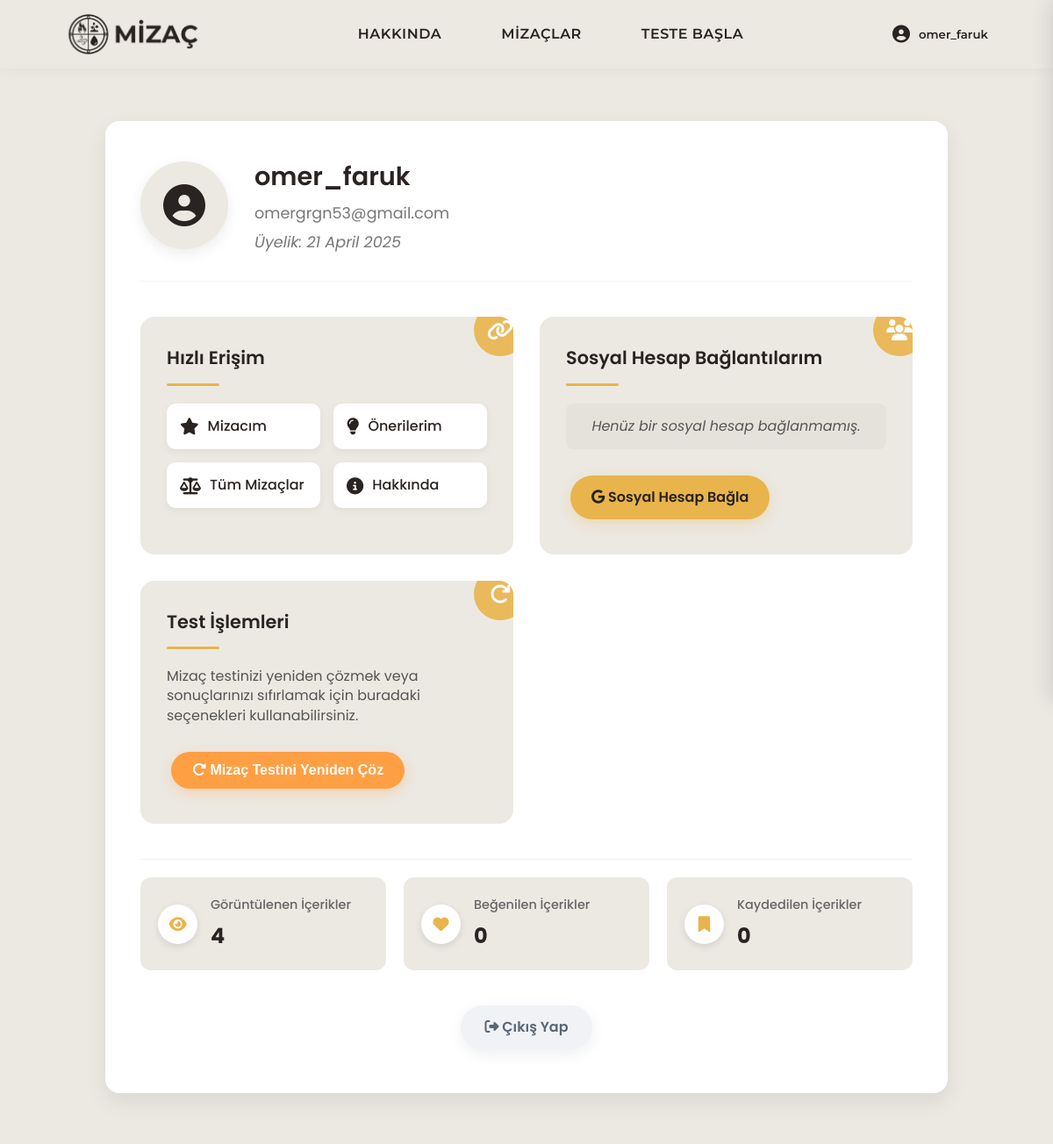
/profiles/profiles/ (signed in, upper part), run on an earlier commit of the app's database.
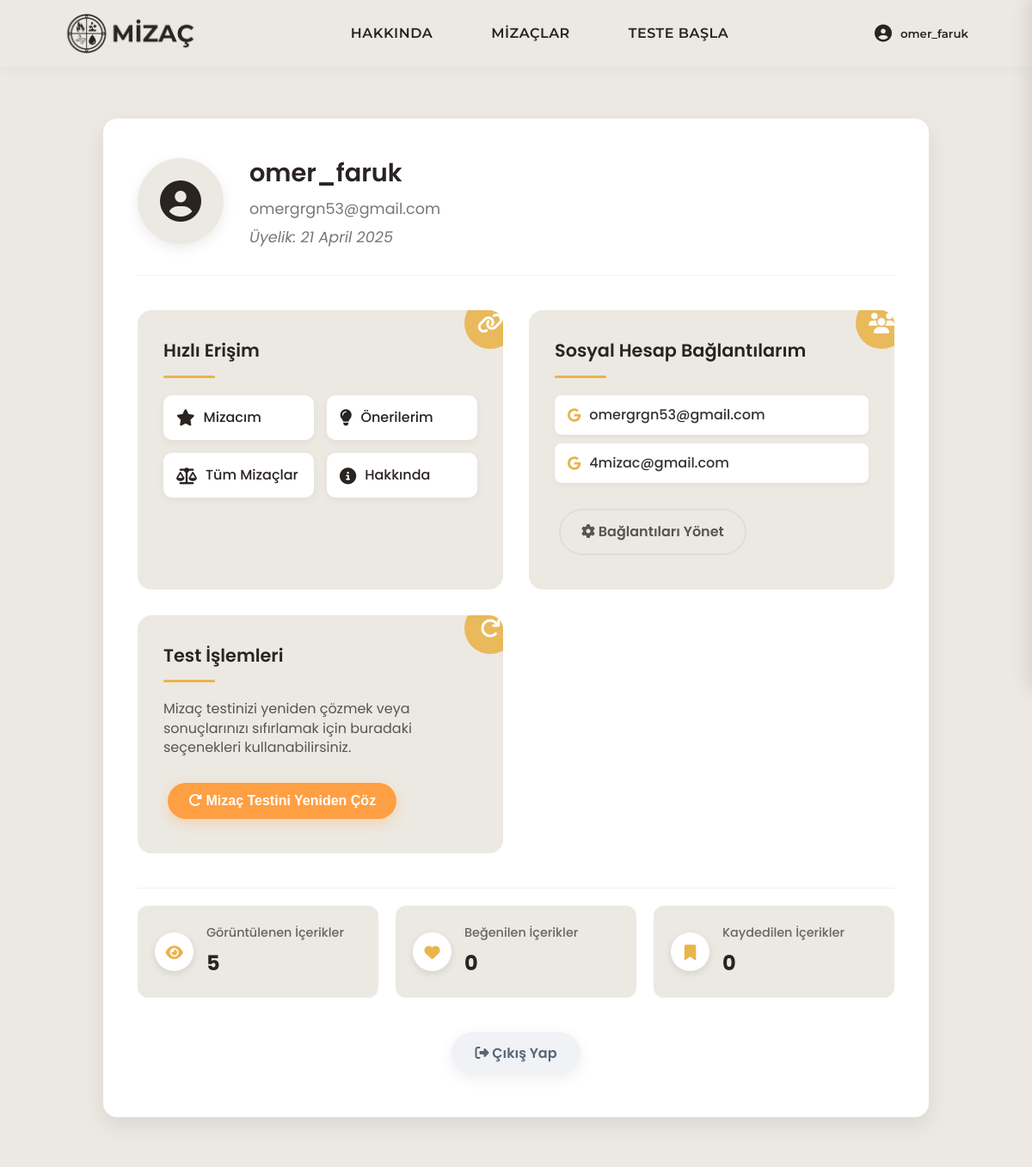
And on a later commit of the database.
### accounts/models.py (models this page shows, shortened)
class SocialAccount(models.Model):
    PROVIDER_CHOICES = [
        ('google', 'Google'),
    ]
    user = models.ForeignKey(User, on_delete=models.CASCADE, related_name='social_accounts')
    provider = models.CharField(max_length=30, choices=PROVIDER_CHOICES)
    uid = models.CharField(max_length=255, help_text="Provider'dan gelen unique ID")
    email = models.EmailField()
    extra_data = models.JSONField(default=dict, blank=True)
    created_at = models.DateTimeField(auto_now_add=True)
    updated_at = models.DateTimeField(auto_now=True)
    class Meta:
        unique_together = ('provider', 'uid')
        verbose_name = 'Sosyal Hesap'
        verbose_name_plural = 'Sosyal Hesaplar'

### profiles/views.py (the view)
# urls.py: path('profiles/', include('profiles.urls')),
@login_required
def profiles(request):
    viewed_count = UserContentInteraction.objects.filter(user=request.user, viewed=True).count()
    liked_count = UserContentInteraction.objects.filter(user=request.user, liked=True).count()
    saved_count = UserContentInteraction.objects.filter(user=request.user, saved=True).count()
    return render(request, 'profiles/profiles.html', {
        'viewed_count': viewed_count,
        'liked_count': liked_count,
        'saved_count': saved_count
    })

### templates/profiles/profiles.html (shortened to what the changed rows need)
{% extends 'base.html' %}
{% load static %}
{% block extra_css %}
<link rel="stylesheet" href="{% static 'css/profiles.css' %}">
{% endblock %}
{% block content %}
<div class="container">
  <div class="profile-settings-container">
    <div class="profile-card">
      <div class="profile-info">
        <div class="profile-name">
          <h2>{{ user.username }}</h2>
        </div>
      </div>
      <div class="profile-sections">
        <div class="section-card social-connections">
          <div class="section-icon">
            <i class="fas fa-users"></i>
          </div>
          <h3>Sosyal Hesap Bağlantılarım</h3>
          {% if user.social_accounts.all %}
            <div class="connection-list">
              {% for account in user.social_accounts.all %}
                <div class="connection-item">
                  <i class="fab fa-{{ account.provider|lower }}"></i>
                  <span class="connection-email">{{ account.email }}</span>
                </div>
              {% endfor %}
            </div>
            <a href="{% url 'social_accounts' %}" class="btn btn-outline">
              <i class="fas fa-cog"></i> Bağlantıları Yönet
            </a>
          {% else %}
            <p class="no-connections">Henüz bir sosyal hesap bağlanmamış.</p>
            <a href="{% url 'social_accounts' %}" class="btn btn-primary">
              <i class="fab fa-google"></i> Sosyal Hesap Bağla
            </a>
          {% endif %}
        </div>
      </div>
      <div class="account-stats">
        <div class="stat-item">
          <div class="stat-info">
            <h4>Görüntülenen İçerikler</h4>
            <p class="stat-value">{{ viewed_count|default:"0" }}</p>
          </div>
        </div>
      </div>
    </div>
  </div>
</div>
{% endblock %}

What changed in the data, as far as the page shows it:
added SocialAccount: email "omergrgn53@gmail.com"
added SocialAccount: email "4mizac@gmail.com"
Also different on the page:
{{ viewed_count|default:"0" }}: "4" → "5"
text no longer shown: "Henüz bir sosyal hesap bağlanmamış. Sosyal Hesap Bağla"
text now shown: "Bağlantıları Yönet"
